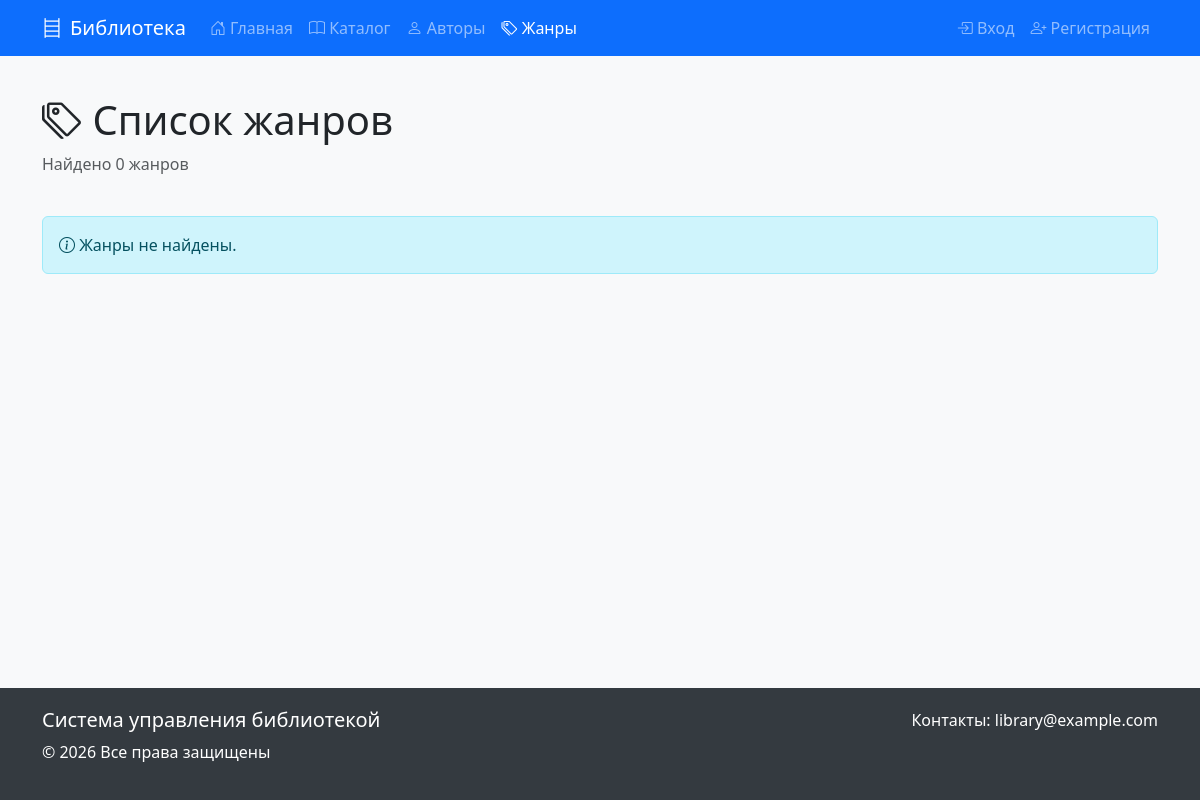
/genres/, run on an earlier commit of the app's database.
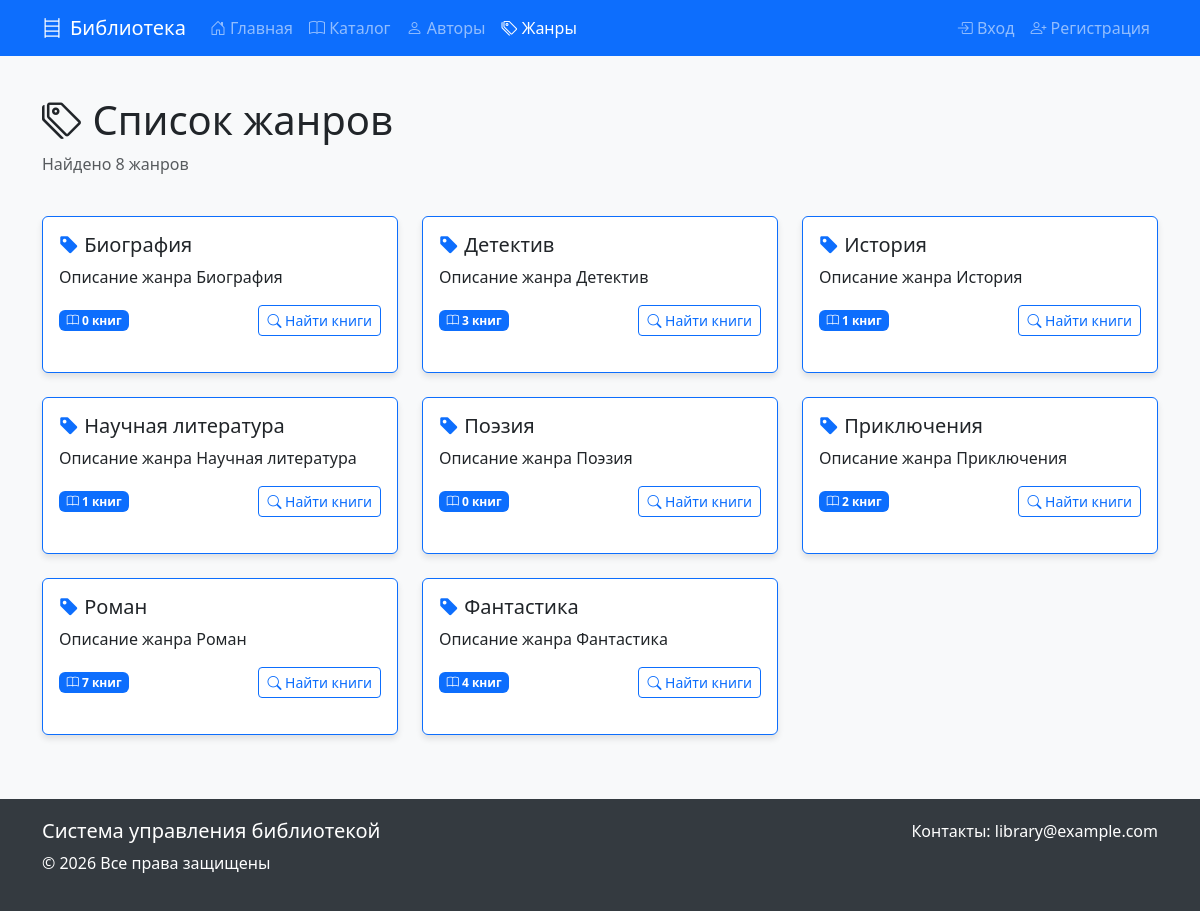
And on a later commit of the database.
### library_app/models.py (models this page shows, shortened)
class Genre(models.Model):
    name = models.CharField(max_length=100, unique=True)
    description = models.TextField(blank=True)
    class Meta:
        ordering = ['name']
        verbose_name = 'Жанр'
        verbose_name_plural = 'Жанры'

### library_app/views.py (the view)
# urls.py: path('genres/', views.genres_list, name='genres_list'),
def genres_list(request):
    genres = Genre.objects.all()
    context = {
        'genres': genres,
    }
    return render(request, 'library_app/genres_list.html', context)

### templates/library_app/genres_list.html (shortened to what this page needs)
{% extends 'base.html' %}
{% block content %}
<div class="row mb-4">
    <div class="col-md-12">
        <h1><i class="bi bi-tags"></i> Список жанров</h1>
        <p class="text-muted">Найдено {{ genres.count }} жанров</p>
    </div>
</div>
<div class="row">
    {% for genre in genres %}
        <div class="col-md-4 mb-4">
            <div class="card h-100 border-primary">
                <div class="card-body">
                    <h5 class="card-title">
                        <i class="bi bi-tag-fill text-primary"></i> {{ genre.name }}
                    </h5>
                    <p class="card-text">{{ genre.description|default:"Описание отсутствует" }}</p>
                    <div class="d-flex justify-content-between align-items-center">
                        <span class="badge bg-primary">
                            <i class="bi bi-book"></i> {{ genre.books.count }} книг
                        </span>
                        <a href="{% url 'catalog' %}?genre={{ genre.id }}" class="btn btn-sm btn-outline-primary">
                            <i class="bi bi-search"></i> Найти книги
                        </a>
                    </div>
                </div>
            </div>
        </div>
    {% empty %}
        <div class="col-12">
            <div class="alert alert-info">
                <i class="bi bi-info-circle"></i> Жанры не найдены.
            </div>
        </div>
    {% endfor %}
</div>
{% endblock %}

### templates/base.html (shortened to what this page needs)
{% load static %}
<!DOCTYPE html>
<html lang="ru">
<head>
    <link href="https://cdn.jsdelivr.net/npm/bootstrap@5.3.0/dist/css/bootstrap.min.css" rel="stylesheet">
    <link href="https://cdn.jsdelivr.net/npm/bootstrap-icons@1.10.0/font/bootstrap-icons.css" rel="stylesheet">
</head>
<body>
    <nav class="navbar navbar-expand-lg navbar-dark bg-primary">
        <div class="container">
            <a class="navbar-brand" href="{% url 'home' %}">
                <i class="bi bi-bookshelf me-2"></i>Библиотека
            </a>
            <div class="collapse navbar-collapse" id="navbarNav">
                <ul class="navbar-nav me-auto">
                    <li class="nav-item">
                        <a class="nav-link {% if request.resolver_match.url_name == 'home' %}active{% endif %}" href="{% url 'home' %}">
                            <i class="bi bi-house-door"></i> Главная
                        </a>
                    </li>
                    <li class="nav-item">
                        <a class="nav-link {% if request.resolver_match.url_name == 'catalog' %}active{% endif %}" href="{% url 'catalog' %}">
                            <i class="bi bi-book"></i> Каталог
                        </a>
                    </li>
                    <li class="nav-item">
                        <a class="nav-link {% if request.resolver_match.url_name == 'authors_list' %}active{% endif %}" href="{% url 'authors_list' %}">
                            <i class="bi bi-person"></i> Авторы
                        </a>
                    </li>
                    <li class="nav-item">
                        <a class="nav-link {% if request.resolver_match.url_name == 'genres_list' %}active{% endif %}" href="{% url 'genres_list' %}">
                            <i class="bi bi-tags"></i> Жанры
                        </a>
                    </li>
                </ul>
                <ul class="navbar-nav">
                    {% if user.is_authenticated %}
                        <li class="nav-item">
                            <a class="nav-link {% if request.resolver_match.url_name == 'profile' %}active{% endif %}" href="{% url 'profile' %}">
                                <i class="bi bi-person-circle"></i> {{ user.username }}
                            </a>
                        </li>
                        <li class="nav-item">
                            <a class="nav-link" href="{% url 'logout' %}">
                                <i class="bi bi-box-arrow-right"></i> Выход
                            </a>
                        </li>
                    {% else %}
                        <li class="nav-item">
                            <a class="nav-link {% if request.resolver_match.url_name == 'login' %}active{% endif %}" href="{% url 'login' %}">
                                <i class="bi bi-box-arrow-in-right"></i> Вход
                            </a>
                        </li>
                        <li class="nav-item">
                            <a class="nav-link {% if request.resolver_match.url_name == 'register' %}active{% endif %}" href="{% url 'register' %}">
                                <i class="bi bi-person-plus"></i> Регистрация
                            </a>
                        </li>
                    {% endif %}
                </ul>
            </div>
        </div>
    </nav>
    <main>
        <div class="container">
            {% block content %}{% endblock %}
        </div>
    </main>
    <footer>
        <div class="container">
            <div class="row">
                <div class="col-md-6">
                    <h5>Система управления библиотекой</h5>
                    <p>© 2026 Все права защищены</p>
                </div>
                <div class="col-md-6 text-md-end">
                    <p>Контакты: library@example.com</p>
                </div>
            </div>
        </div>
    </footer>
</body>
</html>

### templates/base.html (style rules this page uses)
body { display: flex; flex-direction: column; min-height: 100vh; background-color: #f8f9fa; }
main { flex: 1 0 auto; padding-top: 20px; }
footer { flex-shrink: 0; background-color: #343a40; color: white; padding: 20px 0; margin-top: 40px; }
.navbar { margin-bottom: 20px; }
.card { margin-bottom: 20px; box-shadow: 0 4px 6px rgba(0, 0, 0, 0.1); transition: transform 0.3s; }

What changed in the data, as far as the page shows it:
added Genre: name "Биография", description "Описание жанра Биография", books.count "0"
added Genre: name "Детектив", description "Описание жанра Детектив", books.count "3"
added Genre: name "История", description "Описание жанра История", books.count "1"
added Genre: name "Научная литература", description "Описание жанра Научная литература", books.count "1"
added Genre: name "Поэзия", description "Описание жанра Поэзия", books.count "0"
added Genre: name "Приключения", description "Описание жанра Приключения", books.count "2"
added Genre: name "Роман", description "Описание жанра Роман", books.count "7"
added Genre: name "Фантастика", description "Описание жанра Фантастика", books.count "4"
Also different on the page:
{{ genres.count }}: "0" → "8"
text no longer shown: "Жанры не найдены."
